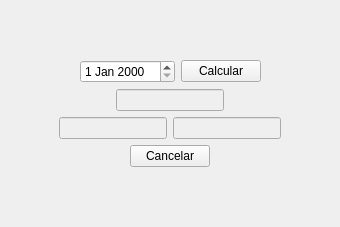
<?xml version="1.0" encoding="UTF-8"?>
<ui version="4.0">
 <class>Form</class>
 <widget class="QWidget" name="Form">
  <property name="geometry">
   <rect>
    <x>0</x>
    <y>0</y>
    <width>340</width>
    <height>227</height>
   </rect>
  </property>
  <property name="windowTitle">
   <string>Form</string>
  </property>
  <layout class="QGridLayout" name="gridLayout_2">
   <item row="0" column="0">
    <spacer name="verticalSpacer">
     <property name="orientation">
      <enum>Qt::Vertical</enum>
     </property>
     <property name="sizeHint" stdset="0">
      <size>
       <width>20</width>
       <height>40</height>
      </size>
     </property>
    </spacer>
   </item>
   <item row="4" column="0">
    <layout class="QGridLayout" name="gridLayout">
     <item row="0" column="2">
      <spacer name="horizontalSpacer_2">
       <property name="orientation">
        <enum>Qt::Horizontal</enum>
       </property>
       <property name="sizeHint" stdset="0">
        <size>
         <width>40</width>
         <height>20</height>
        </size>
       </property>
      </spacer>
     </item>
     <item row="0" column="0">
      <spacer name="horizontalSpacer">
       <property name="orientation">
        <enum>Qt::Horizontal</enum>
       </property>
       <property name="sizeHint" stdset="0">
        <size>
         <width>40</width>
         <height>20</height>
        </size>
       </property>
      </spacer>
     </item>
     <item row="0" column="1">
      <widget class="QPushButton" name="pushButton">
       <property name="text">
        <string>Cancelar</string>
       </property>
      </widget>
     </item>
    </layout>
   </item>
   <item row="1" column="0">
    <layout class="QGridLayout" name="gridLayout_3">
     <item row="0" column="3">
      <spacer name="horizontalSpacer_4">
       <property name="orientation">
        <enum>Qt::Horizontal</enum>
       </property>
       <property name="sizeHint" stdset="0">
        <size>
         <width>40</width>
         <height>20</height>
        </size>
       </property>
      </spacer>
     </item>
     <item row="0" column="0">
      <spacer name="horizontalSpacer_3">
       <property name="orientation">
        <enum>Qt::Horizontal</enum>
       </property>
       <property name="sizeHint" stdset="0">
        <size>
         <width>40</width>
         <height>20</height>
        </size>
       </property>
      </spacer>
     </item>
     <item row="0" column="2">
      <widget class="QPushButton" name="pushButton_3">
       <property name="text">
        <string>Calcular</string>
       </property>
      </widget>
     </item>
     <item row="0" column="1">
      <widget class="QDateEdit" name="dateEdit"/>
     </item>
    </layout>
   </item>
   <item row="2" column="0">
    <layout class="QGridLayout" name="gridLayout_4">
     <item row="0" column="1">
      <widget class="QLineEdit" name="lineEdit">
       <property name="enabled">
        <bool>false</bool>
       </property>
       <property name="alignment">
        <set>Qt::AlignCenter</set>
       </property>
      </widget>
     </item>
     <item row="0" column="2">
      <spacer name="horizontalSpacer_6">
       <property name="orientation">
        <enum>Qt::Horizontal</enum>
       </property>
       <property name="sizeHint" stdset="0">
        <size>
         <width>40</width>
         <height>20</height>
        </size>
       </property>
      </spacer>
     </item>
     <item row="0" column="0">
      <spacer name="horizontalSpacer_5">
       <property name="orientation">
        <enum>Qt::Horizontal</enum>
       </property>
       <property name="sizeHint" stdset="0">
        <size>
         <width>40</width>
         <height>20</height>
        </size>
       </property>
      </spacer>
     </item>
    </layout>
   </item>
   <item row="5" column="0">
    <spacer name="verticalSpacer_2">
     <property name="orientation">
      <enum>Qt::Vertical</enum>
     </property>
     <property name="sizeHint" stdset="0">
      <size>
       <width>20</width>
       <height>40</height>
      </size>
     </property>
    </spacer>
   </item>
   <item row="3" column="0">
    <layout class="QGridLayout" name="gridLayout_5">
     <item row="0" column="0">
      <spacer name="horizontalSpacer_7">
       <property name="orientation">
        <enum>Qt::Horizontal</enum>
       </property>
       <property name="sizeHint" stdset="0">
        <size>
         <width>40</width>
         <height>20</height>
        </size>
       </property>
      </spacer>
     </item>
     <item row="0" column="1">
      <widget class="QLineEdit" name="lineEdit_2">
       <property name="enabled">
        <bool>false</bool>
       </property>
      </widget>
     </item>
     <item row="0" column="2">
      <widget class="QLineEdit" name="lineEdit_3">
       <property name="enabled">
        <bool>false</bool>
       </property>
      </widget>
     </item>
     <item row="0" column="3">
      <spacer name="horizontalSpacer_8">
       <property name="orientation">
        <enum>Qt::Horizontal</enum>
       </property>
       <property name="sizeHint" stdset="0">
        <size>
         <width>40</width>
         <height>20</height>
        </size>
       </property>
      </spacer>
     </item>
    </layout>
   </item>
  </layout>
 </widget>
 <resources/>
 <connections/>
</ui>
